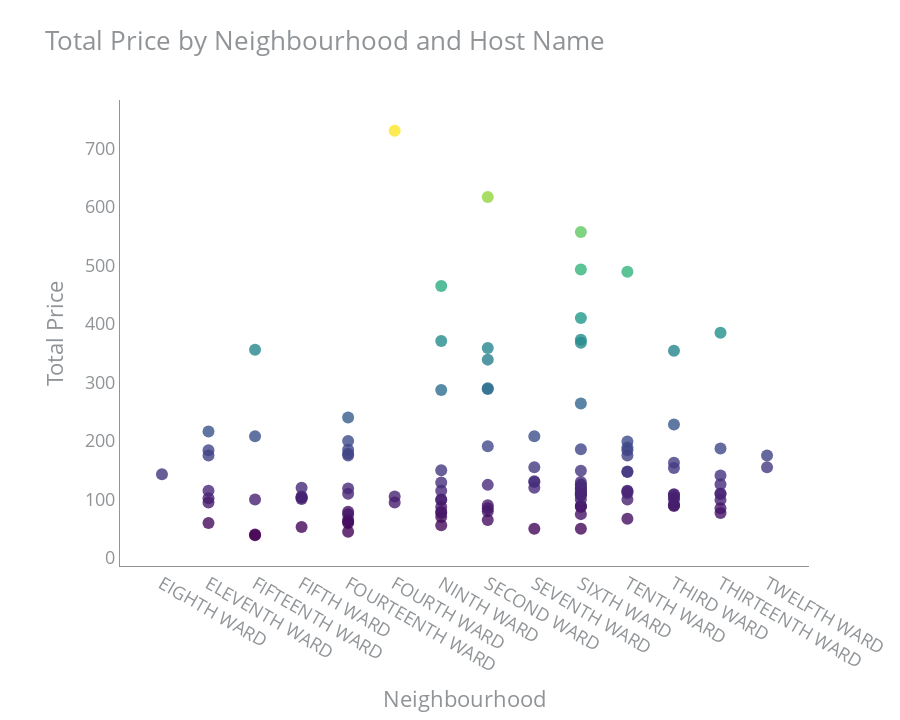

Here is the notebook cell this chart was saved with:
### Markdown cell above
# MultiVari Analysis

### Code cell
# Group the data by 'neighbourhood' and 'host_name', and sum the 'price' column
grouped_data = data_without_outliers.groupby(["neighbourhood", "host_name"])["price"].sum().reset_index()

# Create the Plotly figure
fig = go.Figure(data=go.Scatter(
    x=grouped_data["neighbourhood"],
    y=grouped_data["price"],
    mode='markers',
    text=grouped_data["host_name"],
    marker=dict(
        size=12,
        color=grouped_data["price"],
        colorscale='Viridis',
        opacity=0.8
    )
))

# Customize the layout
fig.update_layout(plot_bgcolor = "white",
                 font = dict(color = "#909497", size = 18),
                 title = dict(text = "Total Price by Neighbourhood and Host Name", font = dict(size = 26)),
                 xaxis = dict(title = "Neighbourhood", linecolor = "#909497"),
                 yaxis = dict(title = "Total Price", tickformat = ",", linecolor = "#909497"),
                 margin = dict(t = 100, r = 80, b = 80, l = 120),
                 hovermode="closest",
                 height = 720,
                 width = 900)

# Display the plot
fig.show()

### Figure 1 — Plotly figure (JSON) as saved in the notebook; plotly's stock layout.template omitted (floating-point values rounded to 4 significant figures)
{"data": [{"marker": {"color": [143, 216, 184, 102, 95, 175, 60, 115, 208, 39, 40, 356, 100, 53, 103, 104, 101, 105, 120, 62, 240, 178, 175, 110, 75, 60, 119, 65, 79, 45, 185, 200, 730, 105, 95, 99, 465, 287, 115, 70, 77, 129, 150, 79, 100, 87, 56, 371, 289, 339, 80, 85, 191, 65, 617, 125, 90, 359, 290, 50, 208, 131, 155, 120, 130, 110, 75, 368, 113, 125, 410, 557, 89, 87, 130, 125, 264, 373, 89, 100, 119, 149, 107, 113, 50, 120, 186, 110, 118, 493, 109, 115, 148, 114, 184, 100, 175, 199, 147, 67, 189, 489, 111, 154, 108, 163, 89, 109, 91, 104, 90, 228, 354, 100, 187, 99, 110, 126, 85, 110, 141, 77, 385, 155, 175], "colorscale": [[0, "#440154"], [0.1111, "#482878"], [0.2222, "#3e4989"], [0.3333, "#31688e"], [0.4444, "#26828e"], [0.5556, "#1f9e89"], [0.6667, "#35b779"], [0.7778, "#6ece58"], [0.8889, "#b5de2b"], [1, "#fde725"]], "opacity": 0.8, "size": 12}, "mode": "markers", "text": ["Cindy", "Antonio", "Argus", "Brian", "Fs", "Phil", "Philip", "Rabia", "Iris", "Jon", "Luke", "Peter", "Tanjin", "Adam", "Alexis", "Carla", "Keneisha", "Tomar & Kash", "Tyrell", "Aaron", "Abba", "Allen", "Brian", "Cristian", "Domini", "Donna", "Elsa", "Hasan", "He", "John", "Scott", "Thomas", "Linda", "Nickolas", "Rachel", "Allen", "Bela", "Blossom Estates", "Connie", "Ed", "Elizabeth", "Ermenita", "Kemba", "Kori", "Reyana", "Shane", "Share", "Terra", "Aggie", "Angela", "Anilexa", "Blake", "Earl", "Etem", "Linda", "Marlene", "Osas", "Urbangem", "Vorakij", "Ed", "James", "Kira", "Linda", "Najeem Adegbemiga", "Umer", "Abba", "Alice", "Argus", "Brian", "Bryce", "Clyde", "Erion", "Farah", "Grace", "Grant", "JShing", "Jerry", "Joshua", "Justin", "Leiba", "Lloyd", "Lori", "Massi", "Mela", "Musab", "Natasha", "Rodney", "Ron", "Sean", "Terra", "Todd", "Abba", "Allen", "Archer", "Argus", "Emilie", "Erion", "John M", "Melissa", "Miguelino", "Rashawn", "Scott", "Share", "Amar", "Chadell", "David", "Diana", "Dillon", "Earl", "Evolve", "Gabriel", "Julia", "Linda", "Queen", "Allen", "Caroline", "Elizabeth", "Evolve", "Fs", "Peter", "Romel", "Thaddeus", "Thomas", "Mary", "Phil"], "type": "scatter", "x": ["EIGHTH WARD", "ELEVENTH WARD", "ELEVENTH WARD", "ELEVENTH WARD", "ELEVENTH WARD", "ELEVENTH WARD", "ELEVENTH WARD", "ELEVENTH WARD", "FIFTEENTH WARD", "FIFTEENTH WARD", "FIFTEENTH WARD", "FIFTEENTH WARD", "FIFTEENTH WARD", "FIFTH WARD", "FIFTH WARD", "FIFTH WARD", "FIFTH WARD", "FIFTH WARD", "FIFTH WARD", "FOURTEENTH WARD", "FOURTEENTH WARD", "FOURTEENTH WARD", "FOURTEENTH WARD", "FOURTEENTH WARD", "FOURTEENTH WARD", "FOURTEENTH WARD", "FOURTEENTH WARD", "FOURTEENTH WARD", "FOURTEENTH WARD", "FOURTEENTH WARD", "FOURTEENTH WARD", "FOURTEENTH WARD", "FOURTH WARD", "FOURTH WARD", "FOURTH WARD", "NINTH WARD", "NINTH WARD", "NINTH WARD", "NINTH WARD", "NINTH WARD", "NINTH WARD", "NINTH WARD", "NINTH WARD", "NINTH WARD", "NINTH WARD", "NINTH WARD", "NINTH WARD", "NINTH WARD", "SECOND WARD", "SECOND WARD", "SECOND WARD", "SECOND WARD", "SECOND WARD", "SECOND WARD", "SECOND WARD", "SECOND WARD", "SECOND WARD", "SECOND WARD", "SECOND WARD", "SEVENTH WARD", "SEVENTH WARD", "SEVENTH WARD", "SEVENTH WARD", "SEVENTH WARD", "SEVENTH WARD", "SIXTH WARD", "SIXTH WARD", "SIXTH WARD", "SIXTH WARD", "SIXTH WARD", "SIXTH WARD", "SIXTH WARD", "SIXTH WARD", "SIXTH WARD", "SIXTH WARD", "SIXTH WARD", "SIXTH WARD", "SIXTH WARD", "SIXTH WARD", "SIXTH WARD", "SIXTH WARD", "SIXTH WARD", "SIXTH WARD", "SIXTH WARD", "SIXTH WARD", "SIXTH WARD", "SIXTH WARD", "SIXTH WARD", "SIXTH WARD", "SIXTH WARD", "SIXTH WARD", "TENTH WARD", "TENTH WARD", "TENTH WARD", "TENTH WARD", "TENTH WARD", "TENTH WARD", "TENTH WARD", "TENTH WARD", "TENTH WARD", "TENTH WARD", "TENTH WARD", "TENTH WARD", "THIRD WARD", "THIRD WARD", "THIRD WARD", "THIRD WARD", "THIRD WARD", "THIRD WARD", "THIRD WARD", "THIRD WARD", "THIRD WARD", "THIRD WARD", "THIRD WARD", "THIRTEENTH WARD", "THIRTEENTH WARD", "THIRTEENTH WARD", "THIRTEENTH WARD", "THIRTEENTH WARD", "THIRTEENTH WARD", "THIRTEENTH WARD", "THIRTEENTH WARD", "THIRTEENTH WARD", "TWELFTH WARD", "TWELFTH WARD"], "y": [143, 216, 184, 102, 95, 175, 60, 115, 208, 39, 40, 356, 100, 53, 103, 104, 101, 105, 120, 62, 240, 178, 175, 110, 75, 60, 119, 65, 79, 45, 185, 200, 730, 105, 95, 99, 465, 287, 115, 70, 77, 129, 150, 79, 100, 87, 56, 371, 289, 339, 80, 85, 191, 65, 617, 125, 90, 359, 290, 50, 208, 131, 155, 120, 130, 110, 75, 368, 113, 125, 410, 557, 89, 87, 130, 125, 264, 373, 89, 100, 119, 149, 107, 113, 50, 120, 186, 110, 118, 493, 109, 115, 148, 114, 184, 100, 175, 199, 147, 67, 189, 489, 111, 154, 108, 163, 89, 109, 91, 104, 90, 228, 354, 100, 187, 99, 110, 126, 85, 110, 141, 77, 385, 155, 175]}], "layout": {"font": {"color": "#909497", "size": 18}, "height": 720, "hovermode": "closest", "margin": {"b": 80, "l": 120, "r": 80, "t": 100}, "plot_bgcolor": "white", "title": {"font": {"size": 26}, "text": "Total Price by Neighbourhood and Host Name"}, "width": 900, "xaxis": {"linecolor": "#909497", "title": {"text": "Neighbourhood"}}, "yaxis": {"linecolor": "#909497", "tickformat": ",", "title": {"text": "Total Price"}}}}
